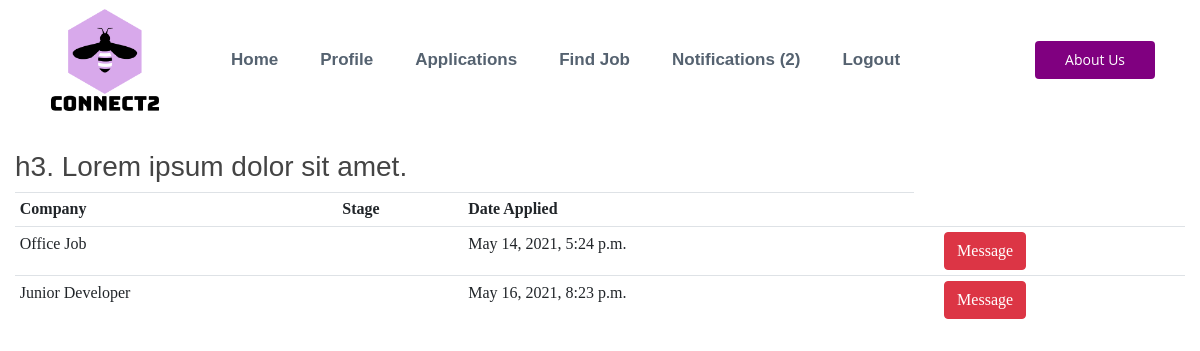
The app's page /employee_applications/ (signed in) with its own data.
### account/models.py (models this page shows, shortened)
class Application(models.Model):
    STATUS = {
        ('applied', 'applied'),
        ('second round', 'second round'),
        ('interview', 'interview'),
        ('accepted', 'accepted'),
        ('rejected', 'rejected'),
    }
    candidate = models.ForeignKey(
        Employee, on_delete=models.CASCADE, related_name='candidates')
    job = models.ForeignKey(Job, on_delete=models.CASCADE)
    status = models.CharField(max_length=15, choices=STATUS)
    updated = models.DateTimeField(auto_now=True)
    created = models.DateTimeField(auto_now_add=True)
    score = models.IntegerField(null=True)
    cover_letter = models.TextField(
        null=True)
    person_type = models.CharField(max_length=15, null=True)
    job_type = models.CharField(max_length=15, null=True)
    match = models.BooleanField(default=False)
    favourited = models.BooleanField(default=False)
    interview = models.BooleanField(default=False)

class Job(models.Model):
    STATUS = (
        ('Open', 'Open'),
        ('Closed', 'Closed'),
        ('Interview', 'Interview'),
    )
    CONTRACT = (
        ('Full Time', 'Full Time'),
        ('Part Time', 'Part Time'),
    )
    WORK = (
        ('Office', 'Office'),
        ('Remote', 'Remote'),
    )
    LENGTH = (
        ('Permanent', 'Permanent'),
        ('Temporary', 'Temporary'),
    )
    employer = models.ForeignKey(
        Employer, null=True, on_delete=models.CASCADE)
    date_created = models.DateTimeField(auto_now_add=True, null=True)
    status = models.CharField(max_length=200, null=True, choices=STATUS)
    title = models.CharField(max_length=200)
    description_role = models.TextField(max_length=2000, null=True, blank=True)
    description_personality = models.TextField(
        max_length=200000, null=True, blank=True)
    contract = models.CharField(max_length=200, null=True, choices=CONTRACT)
    office_type = models.CharField(max_length=200, null=True, choices=WORK)
    length = models.CharField(max_length=200, null=True, choices=LENGTH)
    ideal_person = models.CharField(max_length=200, null=True)
    location = models.CharField(max_length=200, null=True)
    num_hires = models.IntegerField(null=True)
    city = models.CharField(max_length=200, null=True)
    enviornment = models.TextField(
        max_length=2000, null=True, blank=True)
    created = models.DateTimeField(auto_now_add=True)
    job_round = models.IntegerField(null=True, default=1)
    no_applicants = models.IntegerField(default=0, null=True)
    def __str__(self):
        return self.title

### employee/views.py (the view)
# urls.py: path('employee_applications/', employee_applications,
def employee_applications(request):
    employee = Employee.objects.get(user=request.user)
    applications = Application.objects.filter(candidate=employee)
    context = {
        'employee': employee,
        'applications': applications
    }
    return render(request, 'employee/applications.html', context)

### notifications/context_processors.py (called while the page is built)
def notifications(request):
    if request.user.is_authenticated:
        return {'notifications': request.user.notifications.filter(is_read=False)}
    else:
        return {'notifications': []}

### employee/templates/employee/applications.html
{% extends 'employee/core.html' %}
{% block content %}
<div class="container-fluid">
    <div class="row">
        <div class="col-md-12">
            <h3>
                h3. Lorem ipsum dolor sit amet.
            </h3>
            <table class="table table-sm">
                <tr>
                    <th>Company</th>
                    <th>Stage</th>
                    <th>Date Applied</th>
                </tr>
                {% for application in applications %}
                <tr>
                    <td>{{application.job}}</td>
                    <td>{{application.job_round}}</td>
                    <td>{{application.created}}</td>
                    <td>
                    <td><a class="btn  btn-danger"
                            href="{% url 'view_application' id=application.id pk=application.job.pk  %}">Message</a>
                    </td>
                    {% endfor %}
                </tr>
                </tr>
            </table>
        </div>
    </div>
</div>
{% endblock %}

### static/core.css (style rules this page uses)
table { counter-reset: tableCount; font-family: Georgia; }
body { font-family: "Open Sans", sans-serif; color: #444444; }
a { color: #d9232d; }
h1, h2, h3, h4, h5, h6 { font-family: "Raleway", sans-serif; }

### records on screen
Application: job "Office Job", created "May 14, 2021, 5:24 p.m."
Application: job "Junior Developer", created "May 16, 2021, 8:23 p.m."

### other values on screen
{{ notifications.count }} "2"
